Frame 1 (no input): blank canvas, image omitted
Frame 60 (the mouse pressed at the canvas centre just before this capture): blank canvas, image omitted
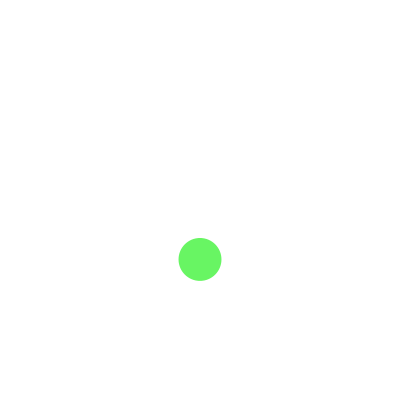
Frame 120 (the mouse held since frame 60 and released just before this capture)

The Processing sketch whose frames 1 and 60 were blank and that drew this single picture after the mouse press (run headless with seeded random() and noise(); from frame 60 on, the mouse is pressed at the canvas centre):

// Processing sketch: processing_25290
// ── processing_25290.pde

float gravity = 0.4;
ArrayList balls;

void setup(){
  size(400,400);
  smooth();
  balls =  new ArrayList();
}

void draw(){
 background(255);

 for(int i= balls.size()-1; i>= 0 ; i--){
    Ball ball = (Ball) balls.get(i);
    ball.display();
 }
}

void mousePressed() {
 float dim= random(30,50);
 balls.add(new Ball(mouseX, mouseY, dim));
}

class Ball{
  float x,y;
  float dim;
  float speed = 0.0;
  float r,g,b;

  Ball(float px, float py, float pd){
    x = px;
    y= py;
    dim = pd;
    r = random(0,255);
    g = random(0,255);
    b = random(0,255);
  }
  
  void display(){
      noStroke();
      fill(r, g, b,204);
      ellipse(x, y, dim, dim);
      y = y + speed;
      speed = speed + gravity;
 
      if(y > (height-(dim/2))){
        if(speed <= (gravity)){
             speed = 0;
          }
              
        speed = speed * -0.8;
       // println("post s = " + speed + "  y =" + y );
   }
  }
}
           
                                            
